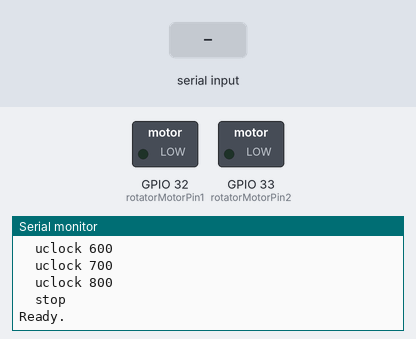
A sketch run on a simulated ESP32. Shown: switched loads named in the sketch (green lamp = pin HIGH), the last lines printed to the serial monitor. The test bench sets the inputs (shaded band).

Above: at 1.2 s.
1.3 s: "STOP\n" received over Serial
At 1.7 s:
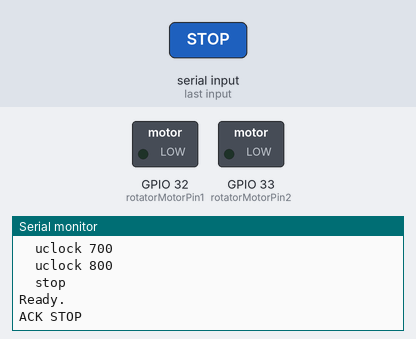
2.8 s: "CLOCK \n" received over Serial
At 4.0 s:
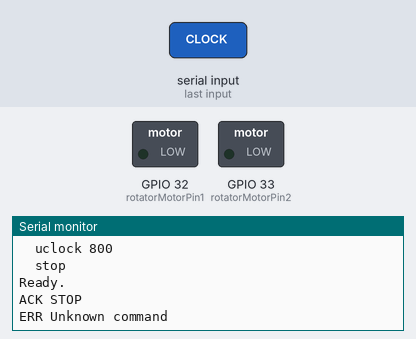
4.3 s: "CLOCK 90\n" received over Serial
At 5.1 s:
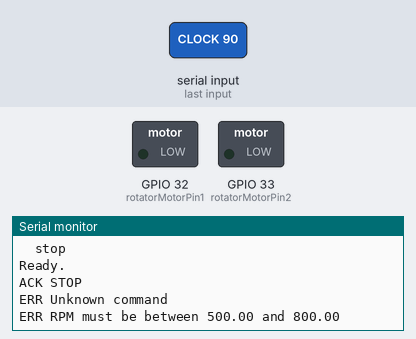

Measured:
- after the input at 1.3 s, the serial monitor: prints a new line at once (image 1)
- after the input at 2.8 s, the serial monitor: prints a new line at once (image 2)
- after the input at 4.3 s, the serial monitor: prints a new line at once (image 3)

The sketch:

rotationTest.ino
```cpp
#include <Arduino.h>

// ============================================================
// DRV8871 CONTROL PINS
// ============================================================

const int rotatorMotorPin1 = 32;   // DRV8871 IN1
const int rotatorMotorPin2 = 33;   // DRV8871 IN2


// ============================================================
// RPM CONTROL RANGE
// ============================================================

const float RPM_MIN = 500.0;
const float RPM_MAX = 800.0;


// ============================================================
// CALIBRATION CURVE
//
// RPM = 46.071 * PWM - 6299
//
// Therefore:
//
// PWM = (RPM + 6299) / 46.071
// ============================================================

const float CAL_SLOPE = 46.071;
const float CAL_INTERCEPT = 6299.0;


// ============================================================
// PWM CONFIGURATION
// ============================================================

const int PWM_MIN = 0;
const int PWM_MAX = 255;

const int PWM_FREQ = 20000;       // 20 kHz
const int PWM_RESOLUTION = 8;     // 8-bit = 0-255

bool rotatorActive = false;


// ============================================================
// CONVERT RPM TO PWM
// ============================================================

int rpmToPWM(float rpm) {

  float pwm = (rpm + CAL_INTERCEPT) / CAL_SLOPE;

  return round(pwm);
}


// ============================================================
// STOP MOTOR
// ============================================================

void stopMotor() {

  analogWrite(rotatorMotorPin1, 0);
  analogWrite(rotatorMotorPin2, 0);

  if (rotatorActive) {
    rotatorActive = false;
    Serial.println("Rotator: STOPPED");
  }

  Serial.println("ACK STOP");
}


// ============================================================
// ROTATE CLOCKWISE
// ============================================================

void rotateClockwise(float rpm) {

  // Check RPM range
  if (rpm < RPM_MIN || rpm > RPM_MAX) {

    Serial.print("ERR RPM must be between ");
    Serial.print(RPM_MIN);
    Serial.print(" and ");
    Serial.println(RPM_MAX);

    return;
  }

  // Convert RPM to PWM
  int pwm = rpmToPWM(rpm);

  // Safety limit
  pwm = constrain(pwm, PWM_MIN, PWM_MAX);

  // DRV8871:
  // IN1 = PWM
  // IN2 = LOW

  analogWrite(rotatorMotorPin2, 0);
  analogWrite(rotatorMotorPin1, pwm);

  if (!rotatorActive) {
    rotatorActive = true;
    Serial.println("Rotator: ACTIVE");
  }

  // Report command
  Serial.print("ACK CLOCK | RPM=");
  Serial.print(rpm);
  Serial.print(" | PWM=");
  Serial.println(pwm);
}


// ============================================================
// ROTATE COUNTERCLOCKWISE
// ============================================================

void rotateUClockwise(float rpm) {

  // Check RPM range
  if (rpm < RPM_MIN || rpm > RPM_MAX) {

    Serial.print("ERR RPM must be between ");
    Serial.print(RPM_MIN);
    Serial.print(" and ");
    Serial.println(RPM_MAX);

    return;
  }

  // Convert RPM to PWM
  int pwm = rpmToPWM(rpm);

  // Safety limit
  pwm = constrain(pwm, PWM_MIN, PWM_MAX);

  // DRV8871:
  // IN1 = LOW
  // IN2 = PWM

  analogWrite(rotatorMotorPin1, 0);
  analogWrite(rotatorMotorPin2, pwm);

  if (!rotatorActive) {
    rotatorActive = true;
    Serial.println("Rotator: ACTIVE");
  }

  // Report command
  Serial.print("ACK UCLOCK | RPM=");
  Serial.print(rpm);
  Serial.print(" | PWM=");
  Serial.println(pwm);
}


// ============================================================
// PROCESS SERIAL COMMAND
// ============================================================

void processCommand(const String &rawCommand) {

  String command = rawCommand;

  command.trim();

  if (command.length() == 0) {
    return;
  }

  // Make a copy in uppercase for command comparison
  String commandUpper = command;
  commandUpper.toUpperCase();


  // ----------------------------------------------------------
  // STOP
  // ----------------------------------------------------------

  if (commandUpper == "STOP") {

    stopMotor();

    return;
  }


  // ----------------------------------------------------------
  // CLOCK
  //
  // Example:
  // clock 500
  // clock 750
  // clock 800
  // ----------------------------------------------------------

  if (commandUpper.startsWith("CLOCK ")) {

    String rpmText = command.substring(6);

    rpmText.trim();

    if (rpmText.length() == 0) {

      Serial.println("ERR Use: clock <500-800>");

      return;
    }

    float rpm = rpmText.toFloat();

    rotateClockwise(rpm);

    return;
  }


  // ----------------------------------------------------------
  // UCLOCK
  //
  // Example:
  // uclock 500
  // uclock 750
  // uclock 800
  // ----------------------------------------------------------

  if (commandUpper.startsWith("UCLOCK ")) {

    String rpmText = command.substring(7);

    rpmText.trim();

    if (rpmText.length() == 0) {

      Serial.println("ERR Use: uclock <500-800>");

      return;
    }

    float rpm = rpmText.toFloat();

    rotateUClockwise(rpm);

    return;
  }


  // ----------------------------------------------------------
  // UNKNOWN COMMAND
  // ----------------------------------------------------------

  Serial.println("ERR Unknown command");
}


// ============================================================
// SETUP
// ============================================================

void setup() {

  Serial.begin(115200);

  // Configure motor pins
  pinMode(rotatorMotorPin1, OUTPUT);
  pinMode(rotatorMotorPin2, OUTPUT);


  // Configure PWM frequency
  analogWriteFrequency(rotatorMotorPin1, PWM_FREQ);
  analogWriteFrequency(rotatorMotorPin2, PWM_FREQ);

  // Configure PWM resolution
  analogWriteResolution(rotatorMotorPin1, PWM_RESOLUTION);
  analogWriteResolution(rotatorMotorPin2, PWM_RESOLUTION);


  // Make sure motor starts stopped
  analogWrite(rotatorMotorPin1, 0);
  analogWrite(rotatorMotorPin2, 0);


  // ----------------------------------------------------------
  // SERIAL INFORMATION
  // ----------------------------------------------------------

  Serial.println();
  Serial.println("=================================");
  Serial.println("DRV8871 ROTATOR CONTROLLER");
  Serial.println("=================================");

  Serial.println("Calibration:");
  Serial.println("RPM = 46.071 * PWM - 6299");

  Serial.println();
  Serial.println("RPM range: 500 - 800");
  Serial.println("PWM frequency: 20 kHz");

  Serial.println();
  Serial.println("Commands:");
  Serial.println("  clock 500");
  Serial.println("  clock 600");
  Serial.println("  clock 700");
  Serial.println("  clock 800");

  Serial.println("  uclock 500");
  Serial.println("  uclock 600");
  Serial.println("  uclock 700");
  Serial.println("  uclock 800");

  Serial.println("  stop");

  Serial.println();
  Serial.println("Ready.");
}


// ============================================================
// MAIN LOOP
// ============================================================

void loop() {

  if (Serial.available() > 0) {

    String command = Serial.readStringUntil('\n');

    processCommand(command);
  }
}
```
